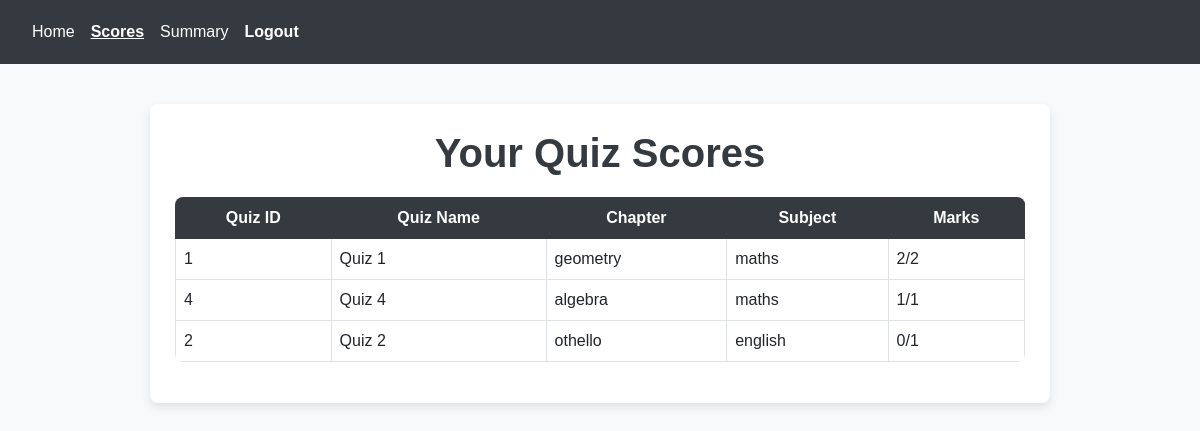
The app's page /student_scores/1 with its own data.
### main.py (models this page shows)
class QuizResult(db.Model):
    id = db.Column(db.Integer, primary_key=True)
    score = db.Column(db.Integer, nullable=False)
    time_stamp = db.Column(db.DateTime, nullable=False)
    feedback = db.Column(db.Text, nullable=True)  # Optional feedback or remarks
    student_id = db.Column(db.Integer, db.ForeignKey('student.id'), nullable=False)
    quiz_id = db.Column(db.Integer, db.ForeignKey('quiz.id'), nullable=False)

class Quiz(db.Model):
    id = db.Column(db.Integer, primary_key=True)
    name = db.Column(db.String(100), nullable=False)
    chapter_id = db.Column(db.Integer, db.ForeignKey('chapter.id', ondelete='CASCADE'), nullable=False)
    date_of_quiz = db.Column(db.Date, nullable=True)  # Optional
    time_duration = db.Column(db.String(5), nullable=True)  # Format HH:MM
    remarks = db.Column(db.Text, nullable=True)  # Optional
    questions = db.relationship('Question', backref='quiz', cascade="all, delete", passive_deletes=True)
    results = db.relationship('QuizResult', backref='quiz', lazy=True)

class Chapter(db.Model):
    id = db.Column(db.Integer, primary_key=True)
    name = db.Column(db.String(100), nullable=False)
    description = db.Column(db.Text, nullable=True)  # Optional
    subject_id = db.Column(db.Integer, db.ForeignKey('subject.id'), nullable=False)
    quizzes = db.relationship('Quiz', backref='chapter', lazy=True)

class Subject(db.Model):
    id = db.Column(db.Integer, primary_key=True)
    name = db.Column(db.String(100), nullable=False)
    description = db.Column(db.Text, nullable=True)  # Optional
    chapters = db.relationship('Chapter', backref='subject', lazy=True)

### main.py (the view)
@app.route('/student_scores/<int:student_id>', methods=['GET'])
def student_scores(student_id):
    student = Student.query.get(student_id)
    if not student:
        flash("Student not found!", "danger")
        return redirect(url_for('student_dashboard', student_id=session.get('student_id')))
    quiz_results = QuizResult.query.filter_by(student_id=student_id).all()
    if not quiz_results:
        flash("You have not attempted any quizzes yet.", "warning")
    return render_template('student_scores.html', student=student, quiz_results=quiz_results)

### templates/student_scores.html (shortened to what this page needs)
<!DOCTYPE html>
<html lang="en">
<head>
    <link href="https://cdn.jsdelivr.net/npm/bootstrap@5.3.0/dist/css/bootstrap.min.css" rel="stylesheet">
</head>
<body>
    <nav class="navbar navbar-expand-lg navbar-dark bg-dark">
        <div class="container-fluid">
            <div class="collapse navbar-collapse" id="navbarNav">
                <ul class="navbar-nav">
                    <li class="nav-item">
                        <a class="nav-link" href="{{ url_for('student_dashboard', student_id=student.id) }}">Home</a>
                    </li>
                    <li class="nav-item">
                        <a class="nav-link active" aria-current="page" href="#">Scores</a>
                    </li>
                    <li class="nav-item">
                        <a class="nav-link" href="{{ url_for('student_summary', student_id=student.id) }}">Summary</a>
                    </li>
                    <li class="nav-item">
                        <a class="nav-link text-danger" href="{{ url_for('logout') }}">Logout</a>
                    </li>
                </ul>
            </div>
        </div>
    </nav>
    <div class="container">
        <h1>Your Quiz Scores</h1>
        {% if quiz_results %}
            <table class="table table-bordered table-hover">
                <thead class="table-dark">
                    <tr>
                        <th>Quiz ID</th>
                        <th>Quiz Name</th>
                        <th>Chapter</th>
                        <th>Subject</th>
                        <th>Marks</th>
                    </tr>
                </thead>
                <tbody>
                    {% for result in quiz_results %}
                        <tr>
                            <td>{{ result.quiz.id }}</td>
                            <td>{{ result.quiz.name }}</td>
                            <td>{{ result.quiz.chapter.name }}</td>
                            <td>{{ result.quiz.chapter.subject.name }}</td>
                            <td>{{ result.score }}/{{ result.quiz.questions|length }}</td>
                        </tr>
                    {% endfor %}
                </tbody>
            </table>
        {% else %}
            <p class="text-muted">You have not attempted any quizzes yet.</p>
        {% endif %}
    </div>
</body>
</html>

### templates/student_scores.html (style rules this page uses)
body { background-color: #f8f9fa; color: #343a40; font-family: 'Arial', sans-serif; }
.navbar { background-color: #343a40 !important; padding: 12px; }
.navbar-nav .nav-link { color: #ffffff !important; font-weight: 500; transition: 0.3s; }
.navbar-nav .nav-link.active { font-weight: bold; text-decoration: underline; }
.container { max-width: 900px; background: #ffffff; padding: 25px; border-radius: 8px; box-shadow: 0px 4px 10px rgba(0, 0, 0, 0.1); margin-top: 40px; }
.table { background: #ffffff; border-radius: 8px; overflow: hidden; }
.table th { background-color: #343a40 !important; color: #ffffff; text-align: center; }
.table tbody tr { transition: background 0.3s ease; }
h1 { text-align: center; margin-bottom: 20px; font-weight: bold; }
.navbar-nav .nav-link.text-danger { font-weight: bold; }

### records on screen
QuizResult: quiz.id "1", quiz.name "Quiz 1", quiz.chapter.name "geometry", quiz.chapter.subject.name "maths", score "2", quiz.questions|length "2"
QuizResult: quiz.id "4", quiz.name "Quiz 4", quiz.chapter.name "algebra", quiz.chapter.subject.name "maths", score "1", quiz.questions|length "1"
QuizResult: quiz.id "2", quiz.name "Quiz 2", quiz.chapter.name "othello", quiz.chapter.subject.name "english", score "0", quiz.questions|length "1"
